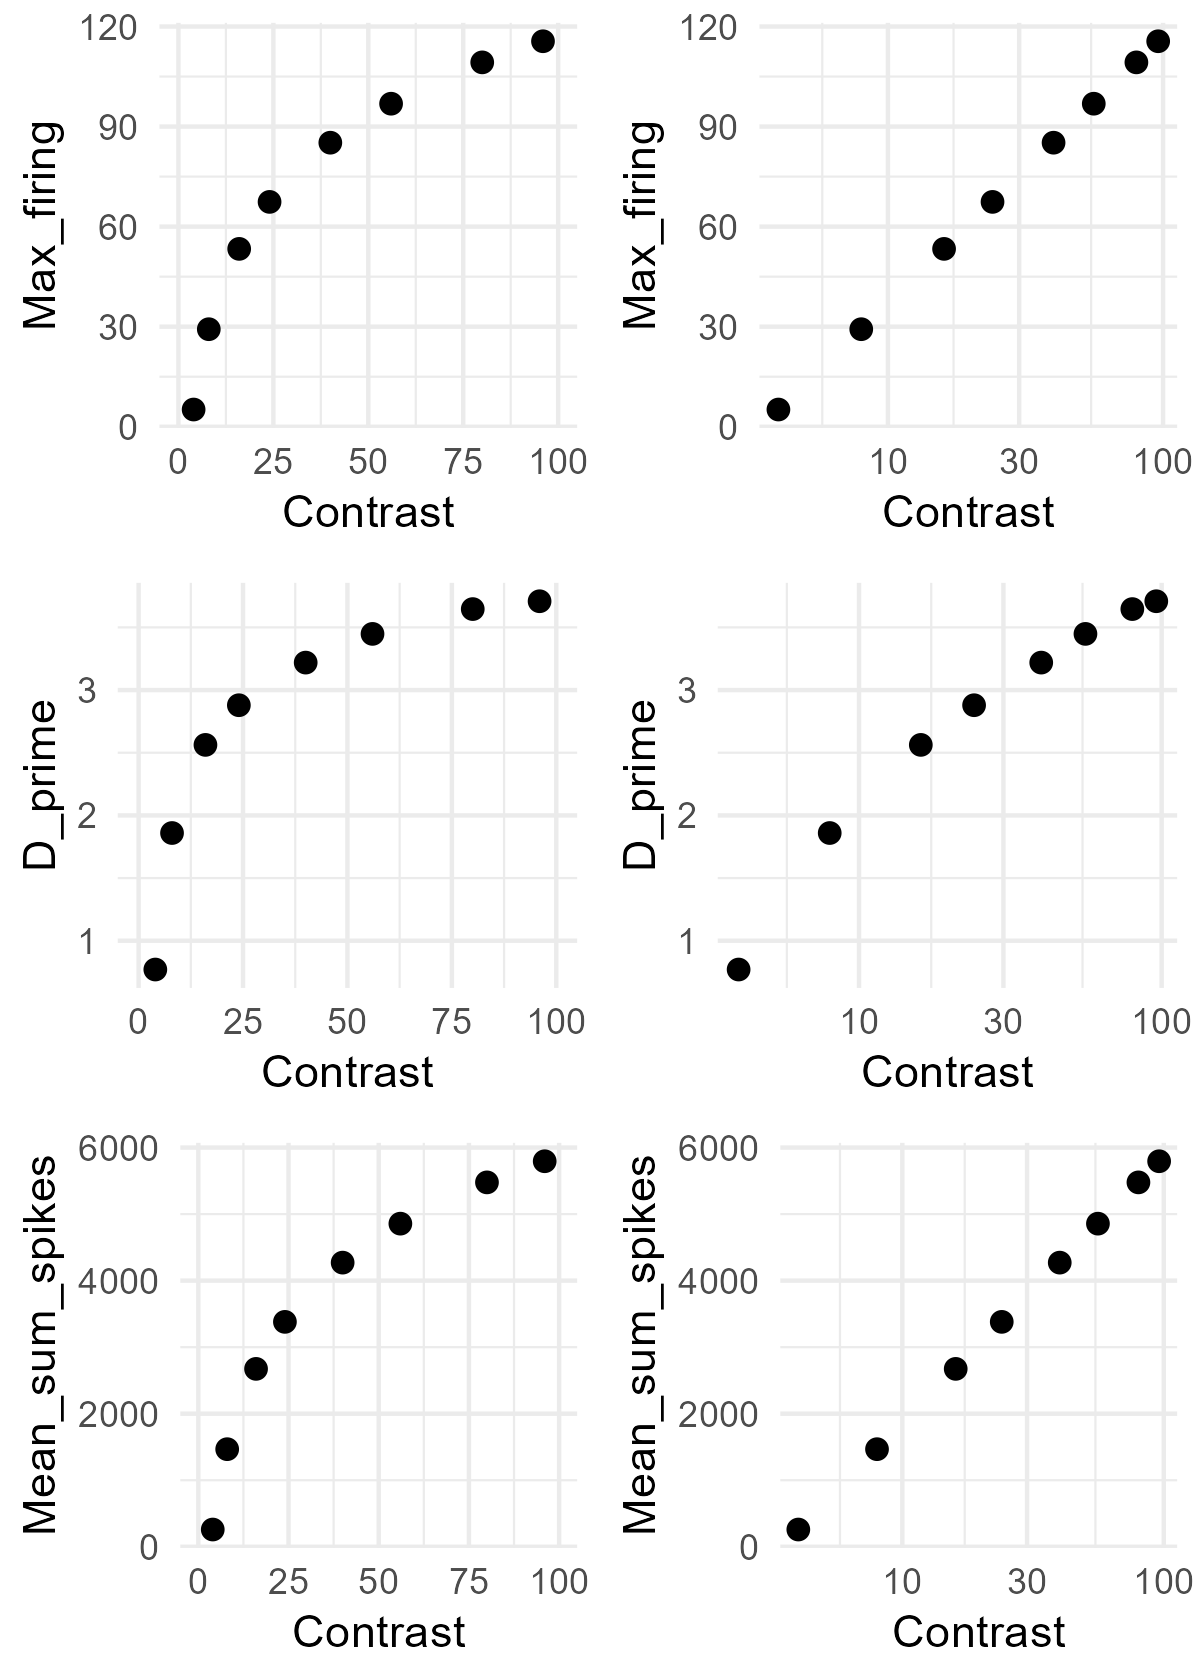

Source code (R):
# Simulation based on Albrecht & Hamilton (1982, fig. 1H)

library(tidyverse)
library(doParallel)
library(foreach)

Contrast <- c(2, 4, 8, 16, 24, 40, 56, 80, 96)
a <- -43 # fixed at 60 for comparability
b <-  80

Max_firing <- a + b * log10(Contrast)
df_ah <- data.frame(Contrast, Max_firing)
df_ah <- df_ah[df_ah$Max_firing >= 0, ]

g1 <- ggplot(df_ah, aes(x = Contrast, y = Max_firing)) +
  geom_point(size = 2) +
  coord_cartesian(xlim = c(0, 100)) +
  theme_minimal()
g1            

g2 <- ggplot(df_ah, aes(x = Contrast, y = Max_firing)) +
  geom_point(size = 2) +
  scale_x_log10() +
  theme_minimal()
g2 

### Simulation ###
cl <- makeCluster(parallel::detectCores() - 1)
registerDoParallel(cl)

n_neurons <- 180                                               # Number of neurons in the population
orientations <- seq(1, 180, by = 1)                            # Possible orientations (0 to 359 degrees)
preferred_orientations <-  seq(1, 180, length.out = n_neurons) # Preferred orientation of each neuron
max_firing_seq <- df_ah$Max_firing                             # Maximum firing rate of each neuron
contrast <-       df_ah$Contrast
tuning_width    <- 20                                          # Tuning width (standard deviation) of each neuron's response curve
n_trials <- 10000

all_results <- list()

for (max_firing_rate in max_firing_seq) {
  
  cat("Running max firing rate =", max_firing_rate, "\n")
  
  tuning_curves <- matrix(0, nrow = n_neurons, ncol = length(orientations))
  
  for (i in 1:n_neurons) {
    tuning_curves[i, ] <- max_firing_rate * exp(
      -0.5 * (
        pmin(abs(orientations - preferred_orientations[i]),
             180 - abs(orientations - preferred_orientations[i]))^2
      ) / tuning_width^2
    )
  }
  
  # ---- 90 ----
  responses_90 <- foreach(
    i = 1:n_trials,
    .combine = rbind,
    .packages = "stats"
  ) %dopar% {
    
    input_90 <- rnorm(n_trials, 90, 0)
    idx <- round(input_90[i]) + 1
    idx <- pmin(pmax(idx, 1), 180)
    
    mu <- tuning_curves[, idx]
    mu[mu == 0] <- 1e-8
    
    resp <- rnbinom(n_neurons, size = 1000000, mu = mu)
    
    cbind(resp,
          neuron = seq_len(n_neurons),
          stim = 90,
          trial = i,
          maxFR = max_firing_rate)
  }
  
  # ---- 91 ----
  responses_91 <- foreach(
    i = 1:n_trials,
    .combine = rbind,
    .packages = "stats"
  ) %dopar% {
    
    input_91 <- rnorm(n_trials, 91, 0)
    idx <- round(input_91[i]) + 1
    idx <- pmin(pmax(idx, 1), 180)
    
    mu <- tuning_curves[, idx]
    mu[mu == 0] <- 1e-8
    
    resp <- rnbinom(n_neurons, size = 1000000, mu = mu)
    
    cbind(resp,
          neuron = seq_len(n_neurons),
          stim = 91,
          trial = i,
          maxFR = max_firing_rate)
  }
  
  df_tmp <- as.data.frame(rbind(responses_90, responses_91))
  colnames(df_tmp) <- c("Spikes", "Neuron", "Stimulus", "Trial", "Contrast")
  
  all_results[[as.character(max_firing_rate)]] <- df_tmp
}

df <- do.call(rbind, all_results)
df$Contrast <- contrast[match(df$Contrast, max_firing_seq)]

### Visualization ###
df %>%
  group_by(Stimulus, Contrast, Trial) %>%
  summarise(Sum_spikes = sum(Spikes), .groups = "drop") -> df_sum

g3 <- ggplot(df_sum, aes(x = Sum_spikes)) +
  geom_density(alpha = 0.2, linewidth = 1) +
  theme_classic() +
  facet_wrap(. ~ Contrast, scales = "free") +  # axes scale to "free"
  scale_x_continuous(
    breaks = scales::pretty_breaks(n = 3)  # pretty
  ) +
  labs(
    x = "Sum of spikes",
    y = "Density",
    color = "Max firing rate",
    fill =  "Max firing rate"
  )
g3

df_sum %>%
  group_by(Contrast) %>%
  summarise(Mean_sum_spikes = mean(Sum_spikes),
            SD_sum_spikes = sd(Sum_spikes), .groups = "drop") -> df_summary

df_summary %>%
  ggplot(aes(x = Contrast, y = Mean_sum_spikes)) +
  geom_point(size = 2) +
  coord_cartesian(xlim = c(0, 100)) +
  theme_minimal() -> g4
g4

df_summary %>%
  ggplot(aes(x = Contrast, y = Mean_sum_spikes)) +
  geom_point(size = 2) +
  scale_x_log10() +
  theme_minimal() -> g5
g5

df_summary %>%
  ggplot(aes(x = Contrast, y = SD_sum_spikes)) +
  geom_point(size = 2) +
  coord_cartesian(xlim = c(0, 100)) +
  theme_minimal() -> g6
g6

df_summary %>%
  ggplot(aes(x = Contrast, y = SD_sum_spikes)) +
  geom_point(size = 2) +
  scale_x_log10() +
  theme_minimal() -> g7
g7

df %>%
  filter(Neuron %in% c(90, 91)) %>%
  pivot_wider(names_from = Neuron, values_from = Spikes) %>%
  ggplot(aes(x = `90`, y = `91`, color = factor(Stimulus))) +
  geom_point(size = 2, alpha = 0.2) +
  labs(x = "Neuron 90", y = "Neuron 91") +
  coord_cartesian(xlim = c(0, 100), ylim = c(0, 100)) +
  theme_minimal() +
  facet_wrap(. ~ Contrast) -> g8
# g8

# sanity check for fano factor 
df %>%
  group_by(Contrast, Stimulus, Neuron) %>%
  summarise(
    mean_spikes = mean(Spikes),
    var_spikes  = var(Spikes),
    fano = var_spikes / mean_spikes,
    .groups = "drop"
  ) %>%
  filter(mean_spikes > 0) %>%
  group_by(Contrast, Stimulus) %>%
  summarise(
    mean_mean_spikes = mean(mean_spikes, na.rm = TRUE),
    mean_var_spikes = mean(var_spikes),
    mean_fano = mean(fano, na.rm = TRUE), # average across neurons
    sd_fano   = sd(fano, na.rm = TRUE),   # sd across neurons
    .groups = "drop")

### Linear Fisher information ###
df_wide <- df %>%
  pivot_wider(
    id_cols = c(Trial, Contrast, Stimulus),
    names_from = Neuron,
    values_from = Spikes)

df_wide$Stimulus_bin <- ifelse(df_wide$Stimulus == 90, 1, 0)

compute_lfi <- function(data, lambda = 1e-6) {
  
  neurons <- grep("^[0-9]+$", colnames(data), value = TRUE)  
  
  data0 <- data[data$Stimulus_bin == 0, neurons]
  data1 <- data[data$Stimulus_bin == 1, neurons]
  
  mu0 <- colMeans(data0)
  mu1 <- colMeans(data1)
  
  df <- mu1 - mu0
  
  Sigma0 <- cov(data0)
  Sigma1 <- cov(data1)
  Sigma  <- (Sigma0 + Sigma1) / 2
  
  p <- length(neurons)              # 逆行列を安定化させる処理 (ニューロン間の相関を少し弱める)
  Sigma <- Sigma + lambda * diag(p) # Ridge正則化, Tikhonov regularization (小さい固有値を持ち上げる)
  
  I <- as.numeric(t(df) %*% solve(Sigma) %*% df) # LFI
  I_per_neuron <- I / p
  
  return(I_per_neuron)
}

maxFR_values <- sort(unique(df_wide$Contrast))

lfi_results <- data.frame(
  Contrast = numeric(),
  LFI_per_neuron = numeric()
)

for (maxFR in maxFR_values) {
  df_sub <- df_wide[df_wide$Contrast == maxFR, ]
  lfi_value <- compute_lfi(df_sub)
  lfi_results <- rbind(lfi_results,
                       data.frame(Contrast = maxFR,
                                  LFI_per_neuron = lfi_value))
}

lfi_results$Contrast <- contrast
print(lfi_results)

lfi_results %>%
  ggplot(aes(x = Contrast, y = LFI_per_neuron)) +
  geom_point(size = 2) +
  coord_cartesian(xlim = c(0, 100)) +
  theme_minimal() -> g9
g9

### Decoding with logistic regression ###
run_logistic_cv_parallel <- function(data, k = 5, ncores = detectCores() - 1) {
  
  predictors <- grep("^[0-9]+$", colnames(data), value = TRUE)  
  n <- nrow(data)
  
  set.seed(123)
  folds <- sample(rep(1:k, length.out = n))
  
  cl <- makeCluster(ncores)
  registerDoParallel(cl)
  
  acc <- foreach(i = 1:k, .combine = c) %dopar% {
    
    train <- data[folds != i, ]
    test  <- data[folds == i, ]
    
    model <- glm(
      Stimulus_bin ~ .,
      data = train[, c("Stimulus_bin", predictors)],
      family = binomial
    )
    
    prob <- predict(model, newdata = test, type = "response")
    pred <- ifelse(prob > 0.5, 1, 0)
    
    mean(pred == test$Stimulus_bin)
  }
  
  stopCluster(cl)
  
  mean(acc)
}

decoding_results <- data.frame(
  Contrast = numeric(),
  Decoding_accuracy = numeric()
)

for (maxFR in maxFR_values) {
  df_sub <- df_wide[df_wide$Contrast == maxFR, ]
  accuracy <- run_logistic_cv_parallel(df_sub, k = 5, ncores = detectCores() - 1)
  decoding_results <- rbind(decoding_results,
                            data.frame(Contrast = maxFR,
                                       Decoding_accuracy = accuracy))
}

decoding_results <- mutate(decoding_results, D_prime = qnorm(Decoding_accuracy) - qnorm(1 - Decoding_accuracy),
                           Contrast = contrast)
decoding_results

decoding_results %>%
  ggplot(aes(x = Contrast, y = D_prime)) +
  geom_point(size = 2) +
  coord_cartesian(xlim = c(0, 100)) +
  theme_minimal() -> g10
g10

decoding_results %>%
  ggplot(aes(x = Contrast, y = D_prime)) +
  geom_point(size = 2) +
  scale_x_log10() +
  theme_minimal() -> g11
g11

g <- cowplot::plot_grid(g1, g2, g10, g11, g4, g5, nrow = 3)
ggsave("fig_1h.png", g, width = 4, height = 5.6, dpi = 300)
